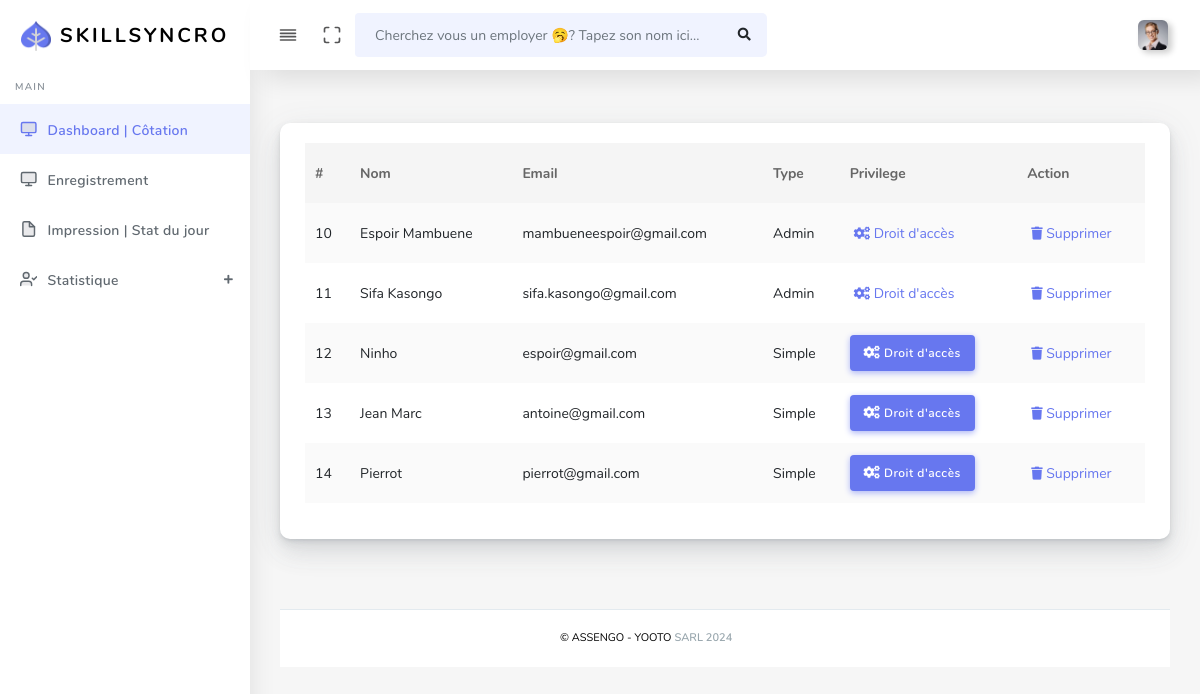
The app's page /private/privilege.php (signed in) with its own data.
### tables this page shows
CREATE TABLE `user` (
  `is_user` int(11) NOT NULL,
  `email` varchar(50) NOT NULL,
  `nom` varchar(50) NOT NULL,
  `password` varchar(100) NOT NULL,
  `type` varchar(30) NOT NULL
);

### private/privilege.php (the view, shortened to what this page needs)
<!DOCTYPE html>
<html lang="fr">
<head>
  <link rel="stylesheet" href="assets/css/app.min.css">
  <link rel="stylesheet" href="assets/bundles/datatables/datatables.min.css">
  <link rel="stylesheet" href="assets/bundles/datatables/DataTables-1.10.16/css/dataTables.bootstrap4.min.css">
  <link rel="stylesheet" href="assets/css/style.css">
  <link rel="stylesheet" href="assets/css/components.css">
  <link rel="stylesheet" href="assets/css/custom.css">
</head>
<body>
  <?php include("../import/main.php"); ?>
  <div class="main-content">
    <section class="section">
      <div class="section-body">
        <div class="row">
          <div class="col-12">
            <div class="card">
              <div class="card-body">
                <div class="table-responsive">
                  <table class="table table-striped table-hover" id="tableExport" style="width:100%;">
                    <thead>
                      <tr>
                        <th>#</th>
                        <th>Nom</th>
                        <th>Email</th>
                        <th>Type</th>
                        <th>Privilege</th>
                        <th>Action</th>
                      </tr>
                    </thead>
                    <tbody>
                    <?php
                    try {
                        $pdo = new PDO('mysql:host=localhost;dbname=skillsyncro', 'root', '');
                        $pdo->setAttribute(PDO::ATTR_ERRMODE, PDO::ERRMODE_EXCEPTION);
                        $query = "SELECT * FROM user";
                        $stmt = $pdo->prepare($query);
                        $stmt->execute();
                        if ($stmt->rowCount() > 0) {
                            while ($row = $stmt->fetch(PDO::FETCH_ASSOC)) {
                                echo "<tr>";
                                echo "<td>" . htmlspecialchars($row['is_user']) . "</td>";
                                echo "<td>" . htmlspecialchars($row['nom']) . "</td>";
                                echo "<td>" . htmlspecialchars($row['email']) . "</td>";
                                echo "<td>" . htmlspecialchars($row['type']) . "</td>";
                                echo "<td>";
                                if($row['type'] == "Admin") {
                                    echo "<a href=\"#\"><i class=\"fas fa-cogs\"></i> Droit d'accès</a>";
                                } else {
                                    echo "<a href=\"droit-access/{$row['is_user']}\" class=\"btn btn-primary user\"><i class=\"fas fa-cogs\"></i> Droit d'accès</a>";
                                }
                                echo "</td>";
                                echo "<td><a href=\"#\" class=\"btn-delete\"><i class=\"fas fa-trash\"></i> Supprimer</a></td>";
                                echo "</tr>";
                            }
                        } else {
                            echo "<tr><td colspan='6'>Aucun utilisateur trouvé</td></tr>";
                        }
                    } catch (PDOException $e) {
                        echo "Erreur de connexion à la base de données : " . $e->getMessage();
                    }
                    ?>
                    </tbody>
                  </table>
                </div>
              </div>
            </div>
          </div>
        </div>
      </div>
    </section>
    <?php
    include("../import/footer.php");
    ?>
  </div>
  </div>
</body>
</html>

### records on screen
user: is_user "10", nom "Espoir Mambuene", email "mambueneespoir@gmail.com", type "Admin", shows "Droit d'accès"
user: is_user "11", nom "Sifa Kasongo", email "sifa.kasongo@gmail.com", type "Admin", shows "Droit d'accès"
user: is_user "12", nom "Ninho", email "espoir@gmail.com", type "Simple"
user: is_user "13", nom "Jean Marc", email "antoine@gmail.com", type "Simple"
user: is_user "14", nom "Pierrot", email "pierrot@gmail.com", type "Simple"
